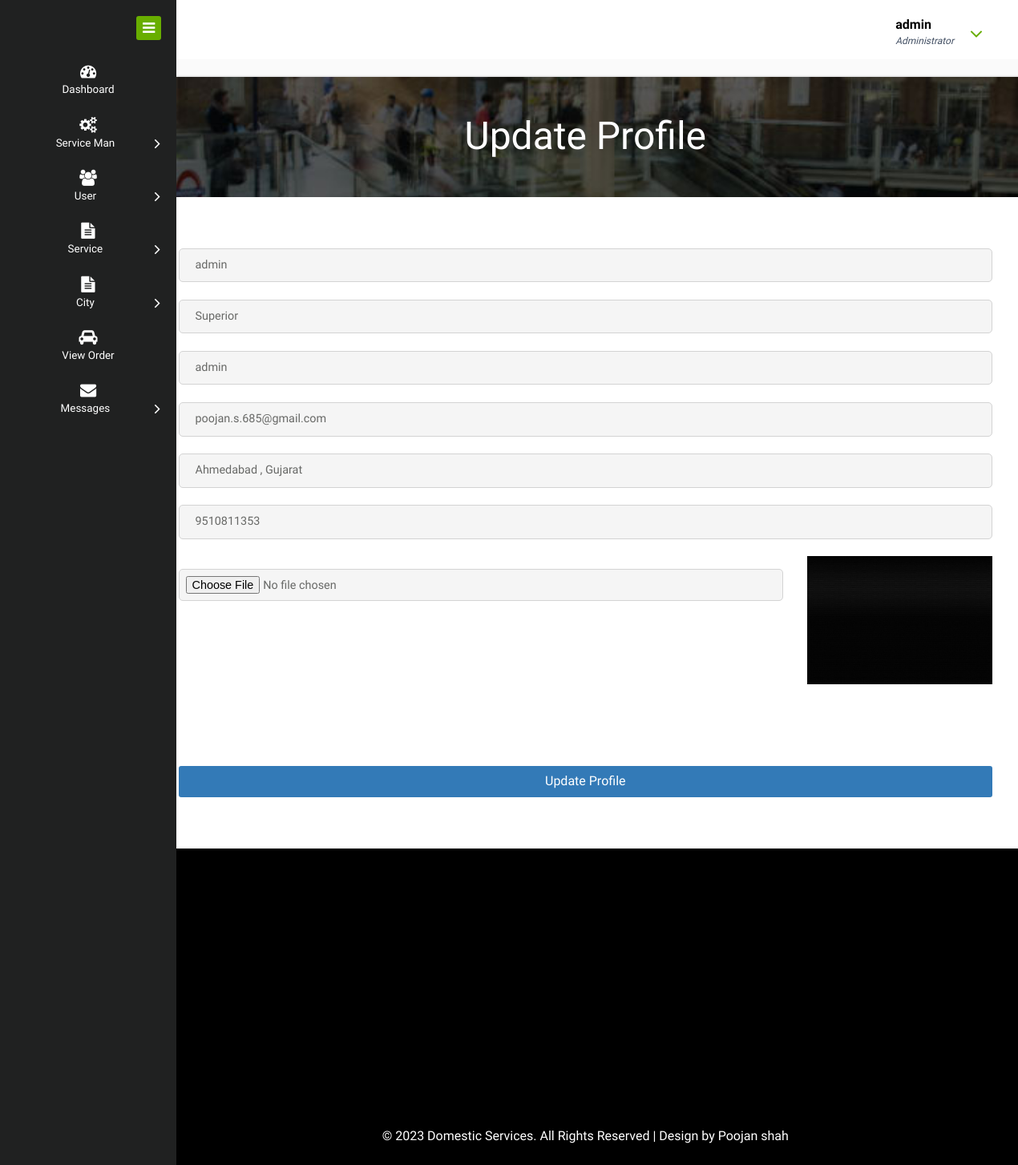
The page /edit_admin_profile (signed in) on the database its author committed.
### home_service/models.py (models this page shows, shortened)
class Customer(models.Model):
    user = models.ForeignKey(User, on_delete=models.CASCADE, null=True)
    contact = models.CharField(max_length=100, null=True)
    address = models.CharField(max_length=100, null=True)
    image = models.FileField(null=True)

### home_service/views.py (the view, shortened to what this page needs)
# urls.py: path('edit_admin_profile',Edit_Admin_Profile,name="edit_admin_profile"),
def Edit_Admin_Profile(request):
    dic = notification()
    error = False
    user = User.objects.get(id=request.user.id)
    pro = Customer.objects.get(user=user)
    d = {'error':error,'pro':pro,'new': dic['new'], 'count': dic['count']}
    return render(request, 'edit_admin_profile.html',d)

### home_service/views.py (called while the page is built)
def notification():
    status = Status.objects.get(status='pending')
    new = Service_Man.objects.filter(status=status)
    count=0
    for i in new:
        count+=1
    d = {'count':count,'new':new}
    return d

### home_service/templates/edit_admin_profile.html (shortened to what this page needs)
{% extends 'admin_navigation.html' %}
{% load static %}
{% block body %}
     <div class="signup-main" style="width:100%;margin-top:0">
    	 <div class="signup-head">
				<h1>Update Profile</h1>
			</div>
			<div class="signup-block">
				<form action="" method="post" enctype="multipart/form-data">
					<input type="text" value="{{pro.user.first_name}}" name="fname" required="">
					<input type="text" name="lname" value="{{pro.user.last_name}}" required="">
					<input type="text" name="uname" value="{{pro.user.username}}" readonly>
					<input type="email" name="email" value="{{pro.user.email}}" required="">
					<input type="text" name="address" value="{{pro.address}}" required="">
					<input type="text" value="{{pro.contact}}" name="contact" required="">
					<div class="row">
                        <div class="col-md-9">
					        <input type="file" name="image" style="width:100%;padding:8px;margin-top:2%;border:1px solid lightgrey ">
                        </div>
                        <div class="col-md-3">
                            <img src="{{pro.image.url}}" style="width:100%;height:160px">
                        </div>
                    </div>
                    <input type="submit" value="Update Profile" style="margin-top:10%">
				</form>
			</div>
    </div>
    {% endblock %}

### home_service/templates/admin_navigation.html (shortened to what this page needs)
<!DOCTYPE HTML>
{% load static %}
<html style="background:black">
<head>
<link href="{% static 'css2/bootstrap.css' %}" rel="stylesheet" type="text/css" media="all">
<link href="{% static 'css2/style.css' %}" rel="stylesheet" type="text/css" media="all"/>
<link href="{% static 'css2/font-awesome.css' %}" rel="stylesheet">
</head>
<body style="background:black">
<div class="page-container" style="background:black">
   <div class="left-content" style="background:black">
	   <div class="mother-grid-inner">
				<div class="header-main">
						 <div class="header-right">
							<div class="profile_details">
								<ul>
									<li class="dropdown profile_details_drop">
										<a href="#" class="dropdown-toggle" data-toggle="dropdown" aria-expanded="false">
											<div align class="profile_img">
												<div class="user-name">
													<p style="color:black">{{request.user.username}}</p>
													<span>Administrator</span>
												</div>
												<i class="fa fa-angle-down lnr"></i>
												<div class="clearfix"></div>
											</div>
										</a>
									</li>
								</ul>
							</div>
							<div class="clearfix"> </div>
						</div>
				     <div class="clearfix"> </div>
				</div>
<div class="inner-block" style="padding-top:2%">
	{% block body %}
	{% endblock %}
</div>
<div class="copyrights" style="margin-top:30%">
	 <p style="color:white">© 2023 Domestic Services. All Rights Reserved | Design by  Poojan shah</a> </p>
</div>
</div>
</div>
    <div class="sidebar-menu">
		  	<div class="logo"> <a href="#" class="sidebar-icon">
				<span class="fa fa-bars"></span> </a>
			   </div>
		    <div class="menu">
		      <ul id="menu">
		        <li id="menu-home"><a href="{% url 'admin_home' %}"><i class="fa fa-tachometer"></i><span>Dashboard</span></a></li>
		        <li><a href="#"><i class="fa fa-cogs"></i><span>Service Man</span><span class="fa fa-angle-right" style="float: right"></span></a>
		        </li>
		        <li id="menu-comunicacao" ><a href="#"><i class="fa fa-users"></i><span>User</span><span class="fa fa-angle-right" style="float: right"></span></a>
		        </li>
		        <li id="menu-academico" ><a href="#"><i class="fa fa-file-text"></i><span>Service</span><span class="fa fa-angle-right" style="float: right"></span></a>
		        </li>
				  <li id="menu-academico" ><a href="#"><i class="fa fa-file-text"></i><span>City</span><span class="fa fa-angle-right" style="float: right"></span></a>
		        </li>
		        <li><a href="{% url 'admin_order' %}"><i class="fa fa-car"></i><span>View Order</span></a></li>
		        <li><a href="#"><i class="fa fa-envelope"></i><span>Messages</span><span class="fa fa-angle-right" style="float: right"></span></a>
		        </li>
		      </ul>
		    </div>
	 </div>
</div>
</body>
</html>

### home_service/templates/edit_admin_profile.html (style rules this page uses)
.signup-block input[type="text"],.signup-block input[type="email"], .signup-block input[type="file"], .signup-block input[type="password"] { font-size: 0.9em; padding: 10px 20px; width: 100%; color:#686967; outline: none; border: 1px solid #D3D3D3; border-radius: 5px; -ms-border-radius: 5px; -moz-border-radius: 5px; -o-border-radius: 5px; background:#F5F5F5; margin: 0em 0em 1.5em 0em; }

### rows shown on the page
Customer: fname "admin", lname "Superior", uname "admin", email "poojan.s.685@gmail.com", address "Ahmedabad , Gujarat", contact "9510811353", image (picture)

### other values the page prints
{{ request.user.username }} "admin"
